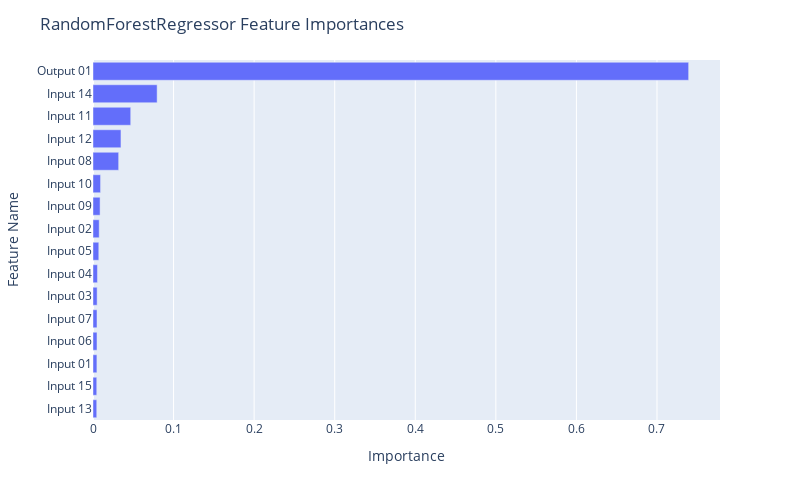

The cell this chart's notebook holds for it:
### Code cell
fig = px.bar(df_rf, x="Importance", y="Feature Name")

fig.update_layout(
    autosize=False,
    width=800,
    height=500,
    title_text=f"RandomForestRegressor Feature Importances",
    yaxis={'categoryorder':'total ascending'}
)

fig.show()

### Figure 1 — Plotly figure (JSON) as saved in the notebook; plotly's stock layout.template omitted (floating-point values rounded to 4 significant figures)
{"data": [{"alignmentgroup": "True", "hovertemplate": "Importance=%{x}<br>Feature Name=%{y}<extra></extra>", "legendgroup": "", "marker": {"color": "#636efa", "pattern": {"shape": ""}}, "name": "", "offsetgroup": "", "orientation": "h", "showlegend": false, "textposition": "auto", "type": "bar", "x": [0.7393, 0.07959, 0.04681, 0.0347, 0.03185, 0.009376, 0.008785, 0.007686, 0.007185, 0.005519, 0.005123, 0.004982, 0.004946, 0.004849, 0.004656, 0.004637], "xaxis": "x", "y": ["Output 01", "Input 14", "Input 11", "Input 12", "Input 08", "Input 10", "Input 09", "Input 02", "Input 05", "Input 04", "Input 03", "Input 07", "Input 06", "Input 01", "Input 15", "Input 13"], "yaxis": "y"}], "layout": {"autosize": false, "barmode": "relative", "height": 500, "legend": {"tracegroupgap": 0}, "margin": {"t": 60}, "title": {"text": "RandomForestRegressor Feature Importances"}, "width": 800, "xaxis": {"anchor": "y", "autorange": true, "domain": [0, 1], "range": [0, 0.7782], "title": {"text": "Importance"}, "type": "linear"}, "yaxis": {"anchor": "x", "autorange": true, "categoryorder": "total ascending", "domain": [0, 1], "range": [-0.5, 15.5], "title": {"text": "Feature Name"}, "type": "category"}}}
